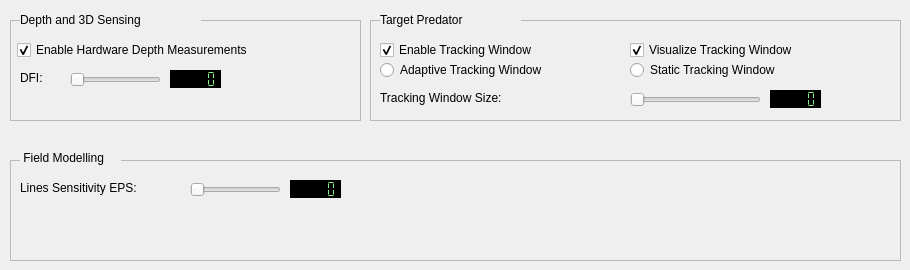
       <widget class="QWidget" name="tab_4">
        <attribute name="title">
         <string>Dynamic Model</string>
        </attribute>
        <widget class="QFrame" name="frame_4">
         <property name="geometry">
          <rect>
           <x>10</x>
           <y>160</y>
           <width>891</width>
           <height>101</height>
          </rect>
         </property>
         <property name="frameShape">
          <enum>QFrame::StyledPanel</enum>
         </property>
         <property name="frameShadow">
          <enum>QFrame::Raised</enum>
         </property>
         <widget class="QSlider" name="fldModel_sensitivityEpsSlider">
          <property name="geometry">
           <rect>
            <x>180</x>
            <y>20</y>
            <width>91</width>
            <height>19</height>
           </rect>
          </property>
          <property name="maximum">
           <number>20</number>
          </property>
          <property name="orientation">
           <enum>Qt::Horizontal</enum>
          </property>
         </widget>
         <widget class="QLCDNumber" name="lcdTargetObjectEccentricty_4">
          <property name="enabled">
           <bool>true</bool>
          </property>
          <property name="geometry">
           <rect>
            <x>280</x>
            <y>20</y>
            <width>51</width>
            <height>18</height>
           </rect>
          </property>
          <property name="styleSheet">
           <string notr="true">background-color: black; color: lightgreen;</string>
          </property>
          <property name="segmentStyle">
           <enum>QLCDNumber::Flat</enum>
          </property>
         </widget>
         <widget class="QLabel" name="label_58">
          <property name="geometry">
           <rect>
            <x>10</x>
            <y>20</y>
            <width>161</width>
            <height>16</height>
           </rect>
          </property>
          <property name="autoFillBackground">
           <bool>true</bool>
          </property>
          <property name="text">
           <string>Lines Sensitivity EPS:</string>
          </property>
         </widget>
        </widget>
        <widget class="QLabel" name="label_57">
         <property name="geometry">
          <rect>
           <x>20</x>
           <y>150</y>
           <width>101</width>
           <height>16</height>
          </rect>
         </property>
         <property name="autoFillBackground">
          <bool>true</bool>
         </property>
         <property name="text">
          <string> Field Modelling</string>
         </property>
        </widget>
        <widget class="QFrame" name="frame_6">
         <property name="geometry">
          <rect>
           <x>10</x>
           <y>20</y>
           <width>351</width>
           <height>101</height>
          </rect>
         </property>
         <property name="frameShape">
          <enum>QFrame::StyledPanel</enum>
         </property>
         <property name="frameShadow">
          <enum>QFrame::Raised</enum>
         </property>
         <widget class="QLabel" name="label_62">
          <property name="geometry">
           <rect>
            <x>10</x>
            <y>20</y>
            <width>211</width>
            <height>16</height>
           </rect>
          </property>
          <property name="autoFillBackground">
           <bool>true</bool>
          </property>
          <property name="text">
           <string/>
          </property>
         </widget>
         <widget class="QCheckBox" name="checkBox_enableDepthMeasurements">
          <property name="enabled">
           <bool>true</bool>
          </property>
          <property name="geometry">
           <rect>
            <x>7</x>
            <y>20</y>
            <width>321</width>
            <height>20</height>
           </rect>
          </property>
          <property name="text">
           <string>Enable Hardware Depth Measurements</string>
          </property>
          <property name="checked">
           <bool>true</bool>
          </property>
         </widget>
         <widget class="QSlider" name="slider_DFI">
          <property name="geometry">
           <rect>
            <x>60</x>
            <y>50</y>
            <width>91</width>
            <height>19</height>
           </rect>
          </property>
          <property name="maximum">
           <number>30</number>
          </property>
          <property name="orientation">
           <enum>Qt::Horizontal</enum>
          </property>
         </widget>
         <widget class="QLCDNumber" name="lcd_DFI">
          <property name="enabled">
           <bool>true</bool>
          </property>
          <property name="geometry">
           <rect>
            <x>160</x>
            <y>50</y>
            <width>51</width>
            <height>18</height>
           </rect>
          </property>
          <property name="styleSheet">
           <string notr="true">background-color: black; color: lightgreen;</string>
          </property>
          <property name="segmentStyle">
           <enum>QLCDNumber::Flat</enum>
          </property>
         </widget>
         <widget class="QLabel" name="label_DFI">
          <property name="geometry">
           <rect>
            <x>10</x>
            <y>50</y>
            <width>41</width>
            <height>16</height>
           </rect>
          </property>
          <property name="autoFillBackground">
           <bool>true</bool>
          </property>
          <property name="text">
           <string>DFI:</string>
          </property>
         </widget>
        </widget>
        <widget class="QLabel" name="label_63">
         <property name="geometry">
          <rect>
           <x>20</x>
           <y>12</y>
           <width>181</width>
           <height>16</height>
          </rect>
         </property>
         <property name="autoFillBackground">
          <bool>true</bool>
         </property>
         <property name="text">
          <string>Depth and 3D Sensing</string>
         </property>
        </widget>
        <widget class="QFrame" name="frame_7">
         <property name="geometry">
          <rect>
           <x>370</x>
           <y>20</y>
           <width>531</width>
           <height>101</height>
          </rect>
         </property>
         <property name="frameShape">
          <enum>QFrame::StyledPanel</enum>
         </property>
         <property name="frameShadow">
          <enum>QFrame::Raised</enum>
         </property>
         <widget class="QLabel" name="label_67">
          <property name="geometry">
           <rect>
            <x>10</x>
            <y>20</y>
            <width>211</width>
            <height>16</height>
           </rect>
          </property>
          <property name="autoFillBackground">
           <bool>true</bool>
          </property>
          <property name="text">
           <string/>
          </property>
         </widget>
         <widget class="QCheckBox" name="checkBox_tgtPred_UseWnd">
          <property name="enabled">
           <bool>true</bool>
          </property>
          <property name="geometry">
           <rect>
            <x>10</x>
            <y>20</y>
            <width>221</width>
            <height>20</height>
           </rect>
          </property>
          <property name="text">
           <string>Enable Tracking Window</string>
          </property>
          <property name="checked">
           <bool>true</bool>
          </property>
         </widget>
         <widget class="QSlider" name="slider_tgtPred_TrackingWndSize">
          <property name="geometry">
           <rect>
            <x>260</x>
            <y>70</y>
            <width>131</width>
            <height>19</height>
           </rect>
          </property>
          <property name="minimum">
           <number>30</number>
          </property>
          <property name="maximum">
           <number>400</number>
          </property>
          <property name="orientation">
           <enum>Qt::Horizontal</enum>
          </property>
         </widget>
         <widget class="QLCDNumber" name="lcd_tgtPredTrackingWndSize">
          <property name="enabled">
           <bool>true</bool>
          </property>
          <property name="geometry">
           <rect>
            <x>400</x>
            <y>70</y>
            <width>51</width>
            <height>18</height>
           </rect>
          </property>
          <property name="styleSheet">
           <string notr="true">background-color: black; color: lightgreen;</string>
          </property>
          <property name="segmentStyle">
           <enum>QLCDNumber::Flat</enum>
          </property>
         </widget>
         <widget class="QLabel" name="label_tgtPred_TrackingWndSize">
          <property name="geometry">
           <rect>
            <x>10</x>
            <y>70</y>
            <width>161</width>
            <height>16</height>
           </rect>
          </property>
          <property name="autoFillBackground">
           <bool>true</bool>
          </property>
          <property name="text">
           <string>Tracking Window Size:</string>
          </property>
         </widget>
         <widget class="QCheckBox" name="checkBox_tgtPred_VisualizeWnd">
          <property name="enabled">
           <bool>true</bool>
          </property>
          <property name="geometry">
           <rect>
            <x>260</x>
            <y>20</y>
            <width>231</width>
            <height>20</height>
           </rect>
          </property>
          <property name="text">
           <string>Visualize Tracking Window</string>
          </property>
          <property name="checked">
           <bool>true</bool>
          </property>
         </widget>
         <widget class="QRadioButton" name="radioButton_tgtPred_AdaptiveTWND">
          <property name="geometry">
           <rect>
            <x>10</x>
            <y>40</y>
            <width>221</width>
            <height>20</height>
           </rect>
          </property>
          <property name="text">
           <string>Adaptive Tracking Window</string>
          </property>
          <attribute name="buttonGroup">
           <string notr="true">buttonGroup_3</string>
          </attribute>
         </widget>
         <widget class="QRadioButton" name="radioButton_tgtPred_StaticTWND">
          <property name="geometry">
           <rect>
            <x>260</x>
            <y>40</y>
            <width>211</width>
            <height>20</height>
           </rect>
          </property>
          <property name="text">
           <string>Static Tracking Window</string>
          </property>
          <attribute name="buttonGroup">
           <string notr="true">buttonGroup_3</string>
          </attribute>
         </widget>
        </widget>
        <widget class="QLabel" name="label_69">
         <property name="geometry">
          <rect>
           <x>380</x>
           <y>12</y>
           <width>141</width>
           <height>16</height>
          </rect>
         </property>
         <property name="autoFillBackground">
          <bool>true</bool>
         </property>
         <property name="text">
          <string>Target Predator</string>
         </property>
        </widget>
       </widget>
